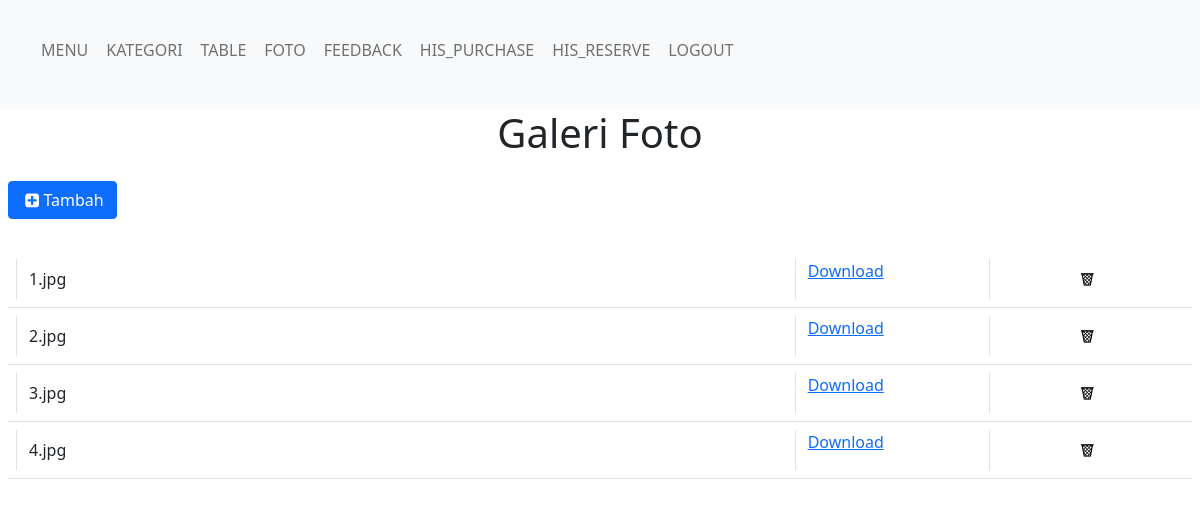
/administrator/gallery.php (signed in), run on the app's committed database.
### tables this page shows
CREATE TABLE IF NOT EXISTS `gallery_foto_restaurant_tb` (
  `id` int(255) NOT NULL AUTO_INCREMENT,
  `nama_foto` varchar(255) NOT NULL,
  PRIMARY KEY (`id`)
);

### administrator/gallery.php (the view, shortened to what this page needs)
<?php
    include('_dbconfig/dbConfig.php');
?>
<!DOCTYPE html>
<html class="notranslate" translate="no">
    <head>
        <?php include("_library/lib-include.php")?>
    </head>
    <body>
        <?php
            include("_framework/header.php");
        ?>
        <h1 class="text-center">Galeri Foto</h1>
        <div class="mt-3 p-2">
            <div>
                <a class="icon-plus-squared btn btn-primary" href="addPhoto.php" style="text-decoration: none; color:white;">Tambah</a>
            </div>
            <div class="mt-4">
                <?php
                    echo'<div class="py-2">';
                    $stmt = $db->prepare('SELECT * FROM gallery_foto_restaurant_tb');
                    $stmt->execute();
                    $output = $stmt->fetchAll(PDO::FETCH_ASSOC);
                    for($i=0; $i<count($output); $i++){
                        echo '
                        <div class="container-fluid m-0 border-bottom row p-2">
                            <div class="col-12 col-sm-8 border-start d-flex align-items-center">'.$output[$i]['nama_foto'].'</div>
                            <div class="col-12 col-sm-2 border-start">
                                <a href="img/restoran/'.$output[$i]['nama_foto'].'?'.time().'" download>Download</a>
                            </div>
                            <div class="col-12 col-sm-2 d-flex justify-content-center align-items-center border-start">
                                <div class="d-flex justify-content-end h-100 align-items-center">
                                    <a class="icon-trash p-2" href="deletePhotoProcess.php?id='.$output[$i]['id'].'" style="text-decoration:none; color:black"></a>
                                </div>
                            </div>
                        </div>';
                    }
                ?>
            </div>
        </div>
    </body>
</html>

### data on the page
gallery_foto_restaurant_tb: nama_foto "1.jpg"
gallery_foto_restaurant_tb: nama_foto "2.jpg"
gallery_foto_restaurant_tb: nama_foto "3.jpg"
gallery_foto_restaurant_tb: nama_foto "4.jpg"
